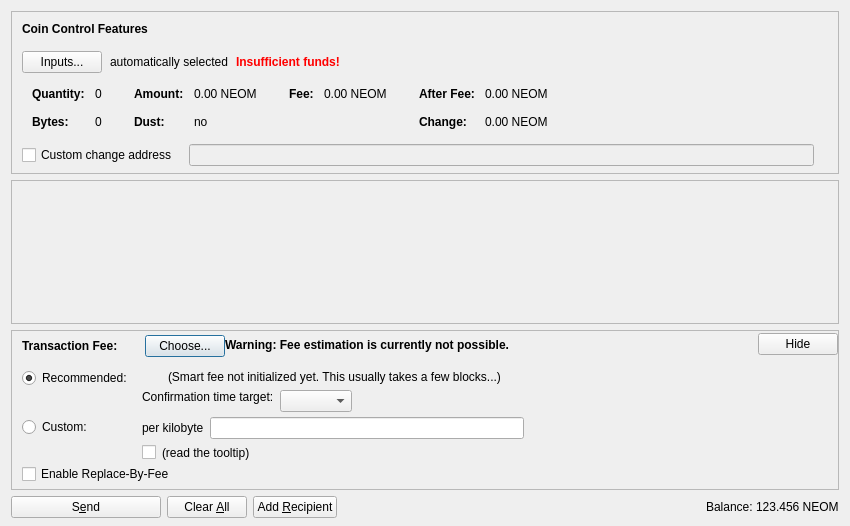
<?xml version="1.0" encoding="UTF-8"?>
<ui version="4.0">
 <class>SendCoinsDialog</class>
 <widget class="QDialog" name="SendCoinsDialog">
  <property name="geometry">
   <rect>
    <x>0</x>
    <y>0</y>
    <width>850</width>
    <height>526</height>
   </rect>
  </property>
  <property name="windowTitle">
   <string>Send Coins</string>
  </property>
  <layout class="QVBoxLayout" name="verticalLayout" stretch="0,1,0,0">
   <property name="bottomMargin">
    <number>8</number>
   </property>
   <item>
    <widget class="QFrame" name="frameCoinControl">
     <property name="sizePolicy">
      <sizepolicy hsizetype="Expanding" vsizetype="Expanding">
       <horstretch>0</horstretch>
       <verstretch>0</verstretch>
      </sizepolicy>
     </property>
     <property name="maximumSize">
      <size>
       <width>16777215</width>
       <height>16777215</height>
      </size>
     </property>
     <property name="frameShape">
      <enum>QFrame::StyledPanel</enum>
     </property>
     <property name="frameShadow">
      <enum>QFrame::Sunken</enum>
     </property>
     <layout class="QVBoxLayout" name="verticalLayoutCoinControl2">
      <property name="spacing">
       <number>0</number>
      </property>
      <property name="leftMargin">
       <number>0</number>
      </property>
      <property name="topMargin">
       <number>0</number>
      </property>
      <property name="rightMargin">
       <number>0</number>
      </property>
      <property name="bottomMargin">
       <number>6</number>
      </property>
      <item>
       <layout class="QVBoxLayout" name="verticalLayoutCoinControl" stretch="0,0,0,0,1">
        <property name="spacing">
         <number>0</number>
        </property>
        <property name="leftMargin">
         <number>10</number>
        </property>
        <property name="topMargin">
         <number>10</number>
        </property>
        <item>
         <layout class="QHBoxLayout" name="horizontalLayoutCoinControl1">
          <property name="bottomMargin">
           <number>15</number>
          </property>
          <item>
           <widget class="QLabel" name="labelCoinControlFeatures">
            <property name="sizePolicy">
             <sizepolicy hsizetype="Preferred" vsizetype="Maximum">
              <horstretch>0</horstretch>
              <verstretch>0</verstretch>
             </sizepolicy>
            </property>
            <property name="font">
             <font>
              <weight>75</weight>
              <bold>true</bold>
             </font>
            </property>
            <property name="styleSheet">
             <string notr="true">font-weight:bold;</string>
            </property>
            <property name="text">
             <string>Coin Control Features</string>
            </property>
           </widget>
          </item>
         </layout>
        </item>
        <item>
         <layout class="QHBoxLayout" name="horizontalLayoutCoinControl2" stretch="0,0,0,0">
          <property name="spacing">
           <number>8</number>
          </property>
          <property name="bottomMargin">
           <number>10</number>
          </property>
          <item>
           <widget class="QPushButton" name="pushButtonCoinControl">
            <property name="styleSheet">
             <string notr="true"/>
            </property>
            <property name="text">
             <string>Inputs...</string>
            </property>
            <property name="autoDefault">
             <bool>false</bool>
            </property>
           </widget>
          </item>
          <item>
           <widget class="QLabel" name="labelCoinControlAutomaticallySelected">
            <property name="text">
             <string>automatically selected</string>
            </property>
            <property name="margin">
             <number>5</number>
            </property>
           </widget>
          </item>
          <item>
           <widget class="QLabel" name="labelCoinControlInsuffFunds">
            <property name="font">
             <font>
              <weight>75</weight>
              <bold>true</bold>
             </font>
            </property>
            <property name="styleSheet">
             <string notr="true">color:red;font-weight:bold;</string>
            </property>
            <property name="text">
             <string>Insufficient funds!</string>
            </property>
            <property name="margin">
             <number>5</number>
            </property>
           </widget>
          </item>
          <item>
           <spacer name="horizontalSpacerCoinControl">
            <property name="orientation">
             <enum>Qt::Horizontal</enum>
            </property>
            <property name="sizeHint" stdset="0">
             <size>
              <width>40</width>
              <height>1</height>
             </size>
            </property>
           </spacer>
          </item>
         </layout>
        </item>
        <item>
         <widget class="QWidget" name="widgetCoinControl" native="true">
          <property name="sizePolicy">
           <sizepolicy hsizetype="Preferred" vsizetype="Preferred">
            <horstretch>0</horstretch>
            <verstretch>0</verstretch>
           </sizepolicy>
          </property>
          <property name="minimumSize">
           <size>
            <width>0</width>
            <height>0</height>
           </size>
          </property>
          <property name="styleSheet">
           <string notr="true"/>
          </property>
          <layout class="QHBoxLayout" name="horizontalLayoutCoinControl5">
           <property name="leftMargin">
            <number>0</number>
           </property>
           <property name="topMargin">
            <number>0</number>
           </property>
           <property name="rightMargin">
            <number>0</number>
           </property>
           <property name="bottomMargin">
            <number>0</number>
           </property>
           <item>
            <layout class="QHBoxLayout" name="horizontalLayoutCoinControl3" stretch="0,0,0,1">
             <property name="spacing">
              <number>20</number>
             </property>
             <property name="topMargin">
              <number>0</number>
             </property>
             <property name="bottomMargin">
              <number>10</number>
             </property>
             <item>
              <layout class="QFormLayout" name="formLayoutCoinControl1">
               <property name="horizontalSpacing">
                <number>10</number>
               </property>
               <property name="verticalSpacing">
                <number>14</number>
               </property>
               <property name="leftMargin">
                <number>10</number>
               </property>
               <property name="topMargin">
                <number>4</number>
               </property>
               <property name="rightMargin">
                <number>6</number>
               </property>
               <item row="0" column="0">
                <widget class="QLabel" name="labelCoinControlQuantityText">
                 <property name="font">
                  <font>
                   <weight>75</weight>
                   <bold>true</bold>
                  </font>
                 </property>
                 <property name="text">
                  <string>Quantity:</string>
                 </property>
                 <property name="margin">
                  <number>0</number>
                 </property>
                </widget>
               </item>
               <item row="0" column="1">
                <widget class="QLabel" name="labelCoinControlQuantity">
                 <property name="cursor">
                  <cursorShape>IBeamCursor</cursorShape>
                 </property>
                 <property name="contextMenuPolicy">
                  <enum>Qt::ActionsContextMenu</enum>
                 </property>
                 <property name="text">
                  <string notr="true">0</string>
                 </property>
                 <property name="margin">
                  <number>0</number>
                 </property>
                 <property name="textInteractionFlags">
                  <set>Qt::LinksAccessibleByMouse|Qt::TextSelectableByKeyboard|Qt::TextSelectableByMouse</set>
                 </property>
                </widget>
               </item>
               <item row="1" column="0">
                <widget class="QLabel" name="labelCoinControlBytesText">
                 <property name="font">
                  <font>
                   <weight>75</weight>
                   <bold>true</bold>
                  </font>
                 </property>
                 <property name="text">
                  <string>Bytes:</string>
                 </property>
                </widget>
               </item>
               <item row="1" column="1">
                <widget class="QLabel" name="labelCoinControlBytes">
                 <property name="cursor">
                  <cursorShape>IBeamCursor</cursorShape>
                 </property>
                 <property name="contextMenuPolicy">
                  <enum>Qt::ActionsContextMenu</enum>
                 </property>
                 <property name="text">
                  <string notr="true">0</string>
                 </property>
                 <property name="textInteractionFlags">
                  <set>Qt::LinksAccessibleByMouse|Qt::TextSelectableByKeyboard|Qt::TextSelectableByMouse</set>
                 </property>
                </widget>
               </item>
              </layout>
             </item>
             <item>
              <layout class="QFormLayout" name="formLayoutCoinControl2">
               <property name="horizontalSpacing">
                <number>10</number>
               </property>
               <property name="verticalSpacing">
                <number>14</number>
               </property>
               <property name="leftMargin">
                <number>6</number>
               </property>
               <property name="topMargin">
                <number>4</number>
               </property>
               <property name="rightMargin">
                <number>6</number>
               </property>
               <item row="0" column="0">
                <widget class="QLabel" name="labelCoinControlAmountText">
                 <property name="font">
                  <font>
                   <weight>75</weight>
                   <bold>true</bold>
                  </font>
                 </property>
                 <property name="text">
                  <string>Amount:</string>
                 </property>
                 <property name="margin">
                  <number>0</number>
                 </property>
                </widget>
               </item>
               <item row="0" column="1">
                <widget class="QLabel" name="labelCoinControlAmount">
                 <property name="cursor">
                  <cursorShape>IBeamCursor</cursorShape>
                 </property>
                 <property name="contextMenuPolicy">
                  <enum>Qt::ActionsContextMenu</enum>
                 </property>
                 <property name="text">
                  <string notr="true">0.00 NEOM</string>
                 </property>
                 <property name="textInteractionFlags">
                  <set>Qt::LinksAccessibleByMouse|Qt::TextSelectableByKeyboard|Qt::TextSelectableByMouse</set>
                 </property>
                </widget>
               </item>
               <item row="1" column="0">
                <widget class="QLabel" name="labelCoinControlLowOutputText">
                 <property name="font">
                  <font>
                   <weight>75</weight>
                   <bold>true</bold>
                  </font>
                 </property>
                 <property name="text">
                  <string>Dust:</string>
                 </property>
                </widget>
               </item>
               <item row="1" column="1">
                <widget class="QLabel" name="labelCoinControlLowOutput">
                 <property name="cursor">
                  <cursorShape>IBeamCursor</cursorShape>
                 </property>
                 <property name="contextMenuPolicy">
                  <enum>Qt::ActionsContextMenu</enum>
                 </property>
                 <property name="text">
                  <string notr="true">no</string>
                 </property>
                 <property name="textInteractionFlags">
                  <set>Qt::LinksAccessibleByMouse|Qt::TextSelectableByKeyboard|Qt::TextSelectableByMouse</set>
                 </property>
                </widget>
               </item>
              </layout>
             </item>
             <item>
              <layout class="QFormLayout" name="formLayoutCoinControl3">
               <property name="horizontalSpacing">
                <number>10</number>
               </property>
               <property name="verticalSpacing">
                <number>14</number>
               </property>
               <property name="leftMargin">
                <number>6</number>
               </property>
               <property name="topMargin">
                <number>4</number>
               </property>
               <property name="rightMargin">
                <number>6</number>
               </property>
               <item row="0" column="0">
                <widget class="QLabel" name="labelCoinControlFeeText">
                 <property name="font">
                  <font>
                   <weight>75</weight>
                   <bold>true</bold>
                  </font>
                 </property>
                 <property name="text">
                  <string>Fee:</string>
                 </property>
                 <property name="margin">
                  <number>0</number>
                 </property>
                </widget>
               </item>
               <item row="0" column="1">
                <widget class="QLabel" name="labelCoinControlFee">
                 <property name="cursor">
                  <cursorShape>IBeamCursor</cursorShape>
                 </property>
                 <property name="contextMenuPolicy">
                  <enum>Qt::ActionsContextMenu</enum>
                 </property>
                 <property name="text">
                  <string notr="true">0.00 NEOM</string>
                 </property>
                 <property name="textInteractionFlags">
                  <set>Qt::LinksAccessibleByMouse|Qt::TextSelectableByKeyboard|Qt::TextSelectableByMouse</set>
                 </property>
                </widget>
               </item>
              </layout>
             </item>
             <item>
              <layout class="QFormLayout" name="formLayoutCoinControl4">
               <property name="horizontalSpacing">
                <number>10</number>
               </property>
               <property name="verticalSpacing">
                <number>14</number>
               </property>
               <property name="leftMargin">
                <number>6</number>
               </property>
               <property name="topMargin">
                <number>4</number>
               </property>
               <property name="rightMargin">
                <number>6</number>
               </property>
               <item row="0" column="0">
                <widget class="QLabel" name="labelCoinControlAfterFeeText">
                 <property name="font">
                  <font>
                   <weight>75</weight>
                   <bold>true</bold>
                  </font>
                 </property>
                 <property name="text">
                  <string>After Fee:</string>
                 </property>
                 <property name="margin">
                  <number>0</number>
                 </property>
                </widget>
               </item>
               <item row="0" column="1">
                <widget class="QLabel" name="labelCoinControlAfterFee">
                 <property name="cursor">
                  <cursorShape>IBeamCursor</cursorShape>
                 </property>
                 <property name="contextMenuPolicy">
                  <enum>Qt::ActionsContextMenu</enum>
                 </property>
                 <property name="text">
                  <string notr="true">0.00 NEOM</string>
                 </property>
                 <property name="textInteractionFlags">
                  <set>Qt::LinksAccessibleByMouse|Qt::TextSelectableByKeyboard|Qt::TextSelectableByMouse</set>
                 </property>
                </widget>
               </item>
               <item row="1" column="0">
                <widget class="QLabel" name="labelCoinControlChangeText">
                 <property name="font">
                  <font>
                   <weight>75</weight>
                   <bold>true</bold>
                  </font>
                 </property>
                 <property name="text">
                  <string>Change:</string>
                 </property>
                </widget>
               </item>
               <item row="1" column="1">
                <widget class="QLabel" name="labelCoinControlChange">
                 <property name="cursor">
                  <cursorShape>IBeamCursor</cursorShape>
                 </property>
                 <property name="contextMenuPolicy">
                  <enum>Qt::ActionsContextMenu</enum>
                 </property>
                 <property name="text">
                  <string notr="true">0.00 NEOM</string>
                 </property>
                 <property name="textInteractionFlags">
                  <set>Qt::LinksAccessibleByMouse|Qt::TextSelectableByKeyboard|Qt::TextSelectableByMouse</set>
                 </property>
                </widget>
               </item>
              </layout>
             </item>
            </layout>
           </item>
          </layout>
         </widget>
        </item>
        <item>
         <layout class="QHBoxLayout" name="horizontalLayoutCoinControl4" stretch="0,0,0">
          <property name="spacing">
           <number>12</number>
          </property>
          <property name="sizeConstraint">
           <enum>QLayout::SetDefaultConstraint</enum>
          </property>
          <property name="topMargin">
           <number>5</number>
          </property>
          <property name="rightMargin">
           <number>5</number>
          </property>
          <item>
           <widget class="QCheckBox" name="checkBoxCoinControlChange">
            <property name="toolTip">
             <string>If this is activated, but the change address is empty or invalid, change will be sent to a newly generated address.</string>
            </property>
            <property name="text">
             <string>Custom change address</string>
            </property>
           </widget>
          </item>
          <item>
           <widget class="QValidatedLineEdit" name="lineEditCoinControlChange">
            <property name="enabled">
             <bool>false</bool>
            </property>
            <property name="sizePolicy">
             <sizepolicy hsizetype="Expanding" vsizetype="Fixed">
              <horstretch>0</horstretch>
              <verstretch>0</verstretch>
             </sizepolicy>
            </property>
           </widget>
          </item>
          <item>
           <widget class="QLabel" name="labelCoinControlChangeLabel">
            <property name="sizePolicy">
             <sizepolicy hsizetype="Preferred" vsizetype="Expanding">
              <horstretch>0</horstretch>
              <verstretch>0</verstretch>
             </sizepolicy>
            </property>
            <property name="minimumSize">
             <size>
              <width>0</width>
              <height>0</height>
             </size>
            </property>
            <property name="text">
             <string/>
            </property>
            <property name="margin">
             <number>3</number>
            </property>
           </widget>
          </item>
         </layout>
        </item>
        <item>
         <spacer name="verticalSpacerCoinControl">
          <property name="orientation">
           <enum>Qt::Vertical</enum>
          </property>
          <property name="sizeHint" stdset="0">
           <size>
            <width>800</width>
            <height>1</height>
           </size>
          </property>
         </spacer>
        </item>
       </layout>
      </item>
     </layout>
    </widget>
   </item>
   <item>
    <widget class="QScrollArea" name="scrollArea">
     <property name="widgetResizable">
      <bool>true</bool>
     </property>
     <widget class="QWidget" name="scrollAreaWidgetContents">
      <property name="geometry">
       <rect>
        <x>0</x>
        <y>0</y>
        <width>830</width>
        <height>104</height>
       </rect>
      </property>
      <layout class="QVBoxLayout" name="verticalLayout_2" stretch="0,1">
       <property name="leftMargin">
        <number>0</number>
       </property>
       <property name="topMargin">
        <number>0</number>
       </property>
       <property name="rightMargin">
        <number>0</number>
       </property>
       <property name="bottomMargin">
        <number>0</number>
       </property>
       <item>
        <layout class="QVBoxLayout" name="entries">
         <property name="spacing">
          <number>6</number>
         </property>
        </layout>
       </item>
       <item>
        <spacer name="verticalSpacer">
         <property name="orientation">
          <enum>Qt::Vertical</enum>
         </property>
         <property name="sizeHint" stdset="0">
          <size>
           <width>20</width>
           <height>40</height>
          </size>
         </property>
        </spacer>
       </item>
      </layout>
     </widget>
    </widget>
   </item>
   <item>
    <widget class="QFrame" name="frameFee">
     <property name="sizePolicy">
      <sizepolicy hsizetype="Expanding" vsizetype="Expanding">
       <horstretch>0</horstretch>
       <verstretch>0</verstretch>
      </sizepolicy>
     </property>
     <property name="maximumSize">
      <size>
       <width>16777215</width>
       <height>16777215</height>
      </size>
     </property>
     <property name="frameShape">
      <enum>QFrame::StyledPanel</enum>
     </property>
     <property name="frameShadow">
      <enum>QFrame::Sunken</enum>
     </property>
     <layout class="QVBoxLayout" name="verticalLayoutFee1">
      <property name="spacing">
       <number>0</number>
      </property>
      <property name="leftMargin">
       <number>0</number>
      </property>
      <property name="topMargin">
       <number>0</number>
      </property>
      <property name="rightMargin">
       <number>0</number>
      </property>
      <property name="bottomMargin">
       <number>0</number>
      </property>
      <item>
       <layout class="QVBoxLayout" name="verticalLayoutFee2" stretch="0,0,0">
        <property name="spacing">
         <number>0</number>
        </property>
        <property name="leftMargin">
         <number>10</number>
        </property>
        <property name="topMargin">
         <number>0</number>
        </property>
        <item>
         <layout class="QHBoxLayout" name="horizontalLayoutFee1">
          <property name="bottomMargin">
           <number>0</number>
          </property>
          <item>
           <layout class="QVBoxLayout" name="verticalLayoutFee7">
            <property name="spacing">
             <number>0</number>
            </property>
            <item>
             <spacer name="verticalSpacerSmartFee">
              <property name="orientation">
               <enum>Qt::Vertical</enum>
              </property>
              <property name="sizeType">
               <enum>QSizePolicy::Fixed</enum>
              </property>
              <property name="sizeHint" stdset="0">
               <size>
                <width>1</width>
                <height>4</height>
               </size>
              </property>
             </spacer>
            </item>
            <item>
             <layout class="QHBoxLayout" name="horizontalLayoutSmartFee">
              <property name="spacing">
               <number>10</number>
              </property>
              <item>
               <widget class="QLabel" name="labelFeeHeadline">
                <property name="sizePolicy">
                 <sizepolicy hsizetype="Preferred" vsizetype="Maximum">
                  <horstretch>0</horstretch>
                  <verstretch>0</verstretch>
                 </sizepolicy>
                </property>
                <property name="font">
                 <font>
                  <weight>75</weight>
                  <bold>true</bold>
                 </font>
                </property>
                <property name="styleSheet">
                 <string notr="true">font-weight:bold;</string>
                </property>
                <property name="text">
                 <string>Transaction Fee:</string>
                </property>
               </widget>
              </item>
              <item>
               <widget class="QLabel" name="labelFeeMinimized">
                <property name="text">
                 <string/>
                </property>
               </widget>
              </item>
              <item>
               <widget class="QPushButton" name="buttonChooseFee">
                <property name="text">
                 <string>Choose...</string>
                </property>
               </widget>
              </item>
             </layout>
            </item>
            <item>
             <spacer name="verticalSpacer_5">
              <property name="orientation">
               <enum>Qt::Vertical</enum>
              </property>
              <property name="sizeHint" stdset="0">
               <size>
                <width>1</width>
                <height>1</height>
               </size>
              </property>
             </spacer>
            </item>
           </layout>
          </item>
          <item>
           <widget class="QLabel" name="fallbackFeeWarningLabel">
            <property name="toolTip">
             <string>Using the fallbackfee can result in sending a transaction that will take several hours or days (or never) to confirm. Consider choosing your fee manually or wait until you have validated the complete chain.</string>
            </property>
            <property name="font">
            <font>
                <weight>75</weight>
                <bold>true</bold>
            </font>
            </property>
            <property name="text">
             <string>Warning: Fee estimation is currently not possible.</string>
            </property>
            <property name="wordWrap">
             <bool>false</bool>
            </property>
           </widget>
          </item>
          <item>
           <spacer name="horizontalSpacer_4">
            <property name="orientation">
             <enum>Qt::Horizontal</enum>
            </property>
            <property name="sizeType">
             <enum>QSizePolicy::MinimumExpanding</enum>
            </property>
            <property name="sizeHint" stdset="0">
             <size>
              <width>40</width>
              <height>20</height>
             </size>
            </property>
           </spacer>
          </item>
          <item>
           <widget class="QPushButton" name="buttonMinimizeFee">
            <property name="toolTip">
             <string>collapse fee-settings</string>
            </property>
            <property name="text">
             <string>Hide</string>
            </property>
           </widget>
          </item>
         </layout>
        </item>
        <item>
         <widget class="QFrame" name="frameFeeSelection">
          <layout class="QVBoxLayout" name="verticalLayoutFee12">
           <property name="spacing">
            <number>0</number>
           </property>
           <property name="leftMargin">
            <number>0</number>
           </property>
           <property name="topMargin">
            <number>0</number>
           </property>
           <property name="rightMargin">
            <number>0</number>
           </property>
           <property name="bottomMargin">
            <number>0</number>
           </property>
           <item>
            <layout class="QGridLayout" name="gridLayoutFee">
             <property name="topMargin">
              <number>10</number>
             </property>
             <property name="bottomMargin">
              <number>4</number>
             </property>
             <property name="horizontalSpacing">
              <number>10</number>
             </property>
             <property name="verticalSpacing">
              <number>4</number>
             </property>
             <item row="1" column="1">
              <layout class="QVBoxLayout" name="verticalLayoutFee8">
               <property name="spacing">
                <number>6</number>
               </property>
               <item>
                <layout class="QHBoxLayout" name="horizontalLayoutFee13">
                 <item>
                  <widget class="QLabel" name="labelCustomPerKilobyte">
                   <property name="toolTip">
                    <string>Specify a custom fee per kB (1,000 bytes) of the transaction's virtual size.

Note:  Since the fee is calculated on a per-byte basis, a fee of "100 satoshis per kB" for a transaction size of 500 bytes (half of 1 kB) would ultimately yield a fee of only 50 satoshis.</string>
                   </property>
                   <property name="text">
                    <string>per kilobyte</string>
                   </property>
                  </widget>
                 </item>
                 <item>
                  <widget class="NEOMAmountField" name="customFee"/>
                 </item>
                 <item>
                  <spacer name="horizontalSpacer_6">
                   <property name="orientation">
                    <enum>Qt::Horizontal</enum>
                   </property>
                   <property name="sizeHint" stdset="0">
                    <size>
                     <width>1</width>
                     <height>1</height>
                    </size>
                   </property>
                  </spacer>
                 </item>
                </layout>
               </item>
               <item>
                <layout class="QHBoxLayout" name="horizontalLayoutFee8">
                 <item>
                  <widget class="QCheckBox" name="checkBoxMinimumFee">
                   <property name="toolTip">
                    <string>Paying only the minimum fee is just fine as long as there is less transaction volume than space in the blocks. But be aware that this can end up in a never confirming transaction once there is more demand for neom transactions than the network can process.</string>
                   </property>
                   <property name="text">
                    <string/>
                   </property>
                  </widget>
                 </item>
                 <item>
                  <widget class="QLabel" name="labelMinFeeWarning">
                   <property name="enabled">
                    <bool>true</bool>
                   </property>
                   <property name="toolTip">
                    <string>Paying only the minimum fee is just fine as long as there is less transaction volume than space in the blocks. But be aware that this can end up in a never confirming transaction once there is more demand for neom transactions than the network can process.</string>
                   </property>
                   <property name="text">
                    <string>(read the tooltip)</string>
                   </property>
                   <property name="margin">
                    <number>5</number>
                   </property>
                  </widget>
                 </item>
                 <item>
                  <spacer name="horizontalSpacer_2">
                   <property name="orientation">
                    <enum>Qt::Horizontal</enum>
                   </property>
                   <property name="sizeHint" stdset="0">
                    <size>
                     <width>1</width>
                     <height>1</height>
                    </size>
                   </property>
                  </spacer>
                 </item>
                </layout>
               </item>
              </layout>
             </item>
             <item row="0" column="0">
              <layout class="QVBoxLayout" name="verticalLayoutFee4" stretch="0,1">
               <item>
                <widget class="QRadioButton" name="radioSmartFee">
                 <property name="text">
                  <string>Recommended:</string>
                 </property>
                 <property name="checked">
                  <bool>true</bool>
                 </property>
                 <attribute name="buttonGroup">
                  <string notr="true">groupFee</string>
                 </attribute>
                </widget>
               </item>
               <item>
                <spacer name="verticalSpacer_2">
                 <property name="orientation">
                  <enum>Qt::Vertical</enum>
                 </property>
                 <property name="sizeHint" stdset="0">
                  <size>
                   <width>1</width>
                   <height>1</height>
                  </size>
                 </property>
                </spacer>
               </item>
              </layout>
             </item>
             <item row="1" column="0">
              <layout class="QVBoxLayout" name="verticalLayoutFee9" stretch="0,1">
               <item>
                <widget class="QRadioButton" name="radioCustomFee">
                 <property name="text">
                  <string>Custom:</string>
                 </property>
                 <attribute name="buttonGroup">
                  <string notr="true">groupFee</string>
                 </attribute>
                </widget>
               </item>
               <item>
                <spacer name="verticalSpacer_6">
                 <property name="orientation">
                  <enum>Qt::Vertical</enum>
                 </property>
                 <property name="sizeHint" stdset="0">
                  <size>
                   <width>1</width>
                   <height>1</height>
                  </size>
                 </property>
                </spacer>
               </item>
              </layout>
             </item>
             <item row="0" column="1">
              <layout class="QVBoxLayout" name="verticalLayoutFee3" stretch="0,0,1">
               <property name="spacing">
                <number>6</number>
               </property>
               <property name="topMargin">
                <number>2</number>
               </property>
               <item>
                <layout class="QHBoxLayout" name="horizontalLayoutFee12">
                 <item>
                  <widget class="QLabel" name="labelSmartFee">
                   <property name="text">
                    <string/>
                   </property>
                   <property name="margin">
                    <number>2</number>
                   </property>
                  </widget>
                 </item>
                 <item>
                  <widget class="QLabel" name="labelFeeEstimation">
                   <property name="text">
                    <string/>
                   </property>
                  </widget>
                 </item>
                 <item>
                  <widget class="QLabel" name="labelSmartFee2">
                   <property name="text">
                    <string>(Smart fee not initialized yet. This usually takes a few blocks...)</string>
                   </property>
                   <property name="margin">
                    <number>2</number>
                   </property>
                  </widget>
                 </item>
                 <item>
                  <spacer name="horizontalSpacer_5">
                   <property name="orientation">
                    <enum>Qt::Horizontal</enum>
                   </property>
                   <property name="sizeHint" stdset="0">
                    <size>
                     <width>1</width>
                     <height>1</height>
                    </size>
                   </property>
                  </spacer>
                 </item>
                </layout>
               </item>
               <item>
                <layout class="QHBoxLayout" name="horizontalLayoutFee9">
                 <item>
                  <layout class="QVBoxLayout" name="verticalLayoutFee6">
                   <item>
                    <widget class="QLabel" name="labelSmartFee3">
                     <property name="text">
                      <string>Confirmation time target:</string>
                     </property>
                     <property name="margin">
                      <number>2</number>
                     </property>
                    </widget>
                   </item>
                   <item>
                    <spacer name="verticalSpacer_3">
                     <property name="orientation">
                      <enum>Qt::Vertical</enum>
                     </property>
                     <property name="sizeHint" stdset="0">
                      <size>
                       <width>1</width>
                       <height>1</height>
                      </size>
                     </property>
                    </spacer>
                   </item>
                  </layout>
                 </item>
                 <item>
                  <layout class="QVBoxLayout" name="verticalLayoutFee5">
                   <property name="rightMargin">
                    <number>30</number>
                   </property>
                   <item>
                    <layout class="QHBoxLayout" name="horizontalLayoutConfTarget">
                     <property name="bottomMargin">
                      <number>0</number>
                     </property>
                     <item>
                      <widget class="QComboBox" name="confTargetSelector"/>
                     </item>
                     <item>
                      <spacer name="horizontalSpacerConfTarget">
                       <property name="orientation">
                        <enum>Qt::Horizontal</enum>
                       </property>
                       <property name="sizeHint" stdset="0">
                        <size>
                         <width>40</width>
                         <height>20</height>
                        </size>
                       </property>
                      </spacer>
                     </item>
                    </layout>
                   </item>
                  </layout>
                 </item>
                </layout>
               </item>
               <item>
                <spacer name="verticalSpacer_4">
                 <property name="orientation">
                  <enum>Qt::Vertical</enum>
                 </property>
                 <property name="sizeHint" stdset="0">
                  <size>
                   <width>1</width>
                   <height>1</height>
                  </size>
                 </property>
                </spacer>
               </item>
              </layout>
             </item>
            </layout>
           </item>
           <item>
            <widget class="QCheckBox" name="optInRBF">
             <property name="text">
              <string>Enable Replace-By-Fee</string>
             </property>
             <property name="toolTip">
              <string>With Replace-By-Fee (BIP-125) you can increase a transaction's fee after it is sent. Without this, a higher fee may be recommended to compensate for increased transaction delay risk.</string>
             </property>
            </widget>
           </item>
          </layout>
         </widget>
        </item>
        <item>
         <spacer name="verticalSpacerFee">
          <property name="orientation">
           <enum>Qt::Vertical</enum>
          </property>
          <property name="sizeHint" stdset="0">
           <size>
            <width>40</width>
            <height>5</height>
           </size>
          </property>
         </spacer>
        </item>
       </layout>
      </item>
     </layout>
    </widget>
   </item>
   <item>
    <layout class="QHBoxLayout" name="horizontalLayout">
     <item>
      <widget class="QPushButton" name="sendButton">
       <property name="minimumSize">
        <size>
         <width>150</width>
         <height>0</height>
        </size>
       </property>
       <property name="toolTip">
        <string>Confirm the send action</string>
       </property>
       <property name="text">
        <string>S&amp;end</string>
       </property>
       <property name="icon">
        <iconset resource="../neom.qrc">
         <normaloff>:/icons/send</normaloff>:/icons/send</iconset>
       </property>
       <property name="autoDefault">
        <bool>false</bool>
       </property>
       <property name="default">
        <bool>false</bool>
       </property>
      </widget>
     </item>
     <item>
      <widget class="QPushButton" name="clearButton">
       <property name="sizePolicy">
        <sizepolicy hsizetype="Minimum" vsizetype="Fixed">
         <horstretch>0</horstretch>
         <verstretch>0</verstretch>
        </sizepolicy>
       </property>
       <property name="toolTip">
        <string>Clear all fields of the form.</string>
       </property>
       <property name="text">
        <string>Clear &amp;All</string>
       </property>
       <property name="icon">
        <iconset resource="../neom.qrc">
         <normaloff>:/icons/remove</normaloff>:/icons/remove</iconset>
       </property>
       <property name="autoDefault">
        <bool>false</bool>
       </property>
      </widget>
     </item>
     <item>
      <widget class="QPushButton" name="addButton">
       <property name="toolTip">
        <string>Send to multiple recipients at once</string>
       </property>
       <property name="text">
        <string>Add &amp;Recipient</string>
       </property>
       <property name="icon">
        <iconset resource="../neom.qrc">
         <normaloff>:/icons/add</normaloff>:/icons/add</iconset>
       </property>
       <property name="autoDefault">
        <bool>false</bool>
       </property>
      </widget>
     </item>
     <item>
      <spacer name="horizontalSpacer">
       <property name="orientation">
        <enum>Qt::Horizontal</enum>
       </property>
       <property name="sizeHint" stdset="0">
        <size>
         <width>40</width>
         <height>20</height>
        </size>
       </property>
      </spacer>
     </item>
     <item>
      <layout class="QHBoxLayout" name="horizontalLayout_2">
       <property name="spacing">
        <number>3</number>
       </property>
       <item>
        <widget class="QLabel" name="label">
         <property name="sizePolicy">
          <sizepolicy hsizetype="Preferred" vsizetype="Fixed">
           <horstretch>0</horstretch>
           <verstretch>0</verstretch>
          </sizepolicy>
         </property>
         <property name="text">
          <string>Balance:</string>
         </property>
        </widget>
       </item>
       <item>
        <widget class="QLabel" name="labelBalance">
         <property name="sizePolicy">
          <sizepolicy hsizetype="Preferred" vsizetype="Fixed">
           <horstretch>0</horstretch>
           <verstretch>0</verstretch>
          </sizepolicy>
         </property>
         <property name="cursor">
          <cursorShape>IBeamCursor</cursorShape>
         </property>
         <property name="text">
          <string notr="true">123.456 NEOM</string>
         </property>
         <property name="textInteractionFlags">
          <set>Qt::LinksAccessibleByMouse|Qt::TextSelectableByKeyboard|Qt::TextSelectableByMouse</set>
         </property>
        </widget>
       </item>
      </layout>
     </item>
    </layout>
   </item>
  </layout>
 </widget>
 <customwidgets>
  <customwidget>
   <class>QValidatedLineEdit</class>
   <extends>QLineEdit</extends>
   <header>qt/qvalidatedlineedit.h</header>
  </customwidget>
  <customwidget>
   <class>NEOMAmountField</class>
   <extends>QLineEdit</extends>
   <header>qt/neomamountfield.h</header>
   <container>1</container>
  </customwidget>
 </customwidgets>
 <resources>
  <include location="../neom.qrc"/>
 </resources>
 <connections/>
 <buttongroups>
  <buttongroup name="groupFee"/>
 </buttongroups>
</ui>
